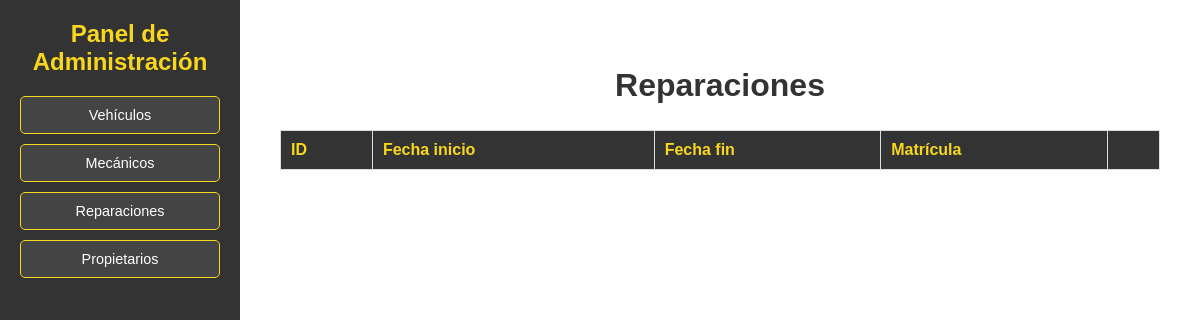
The page /ZonaDRS/listaReparaciones/ on the database as committed earlier.
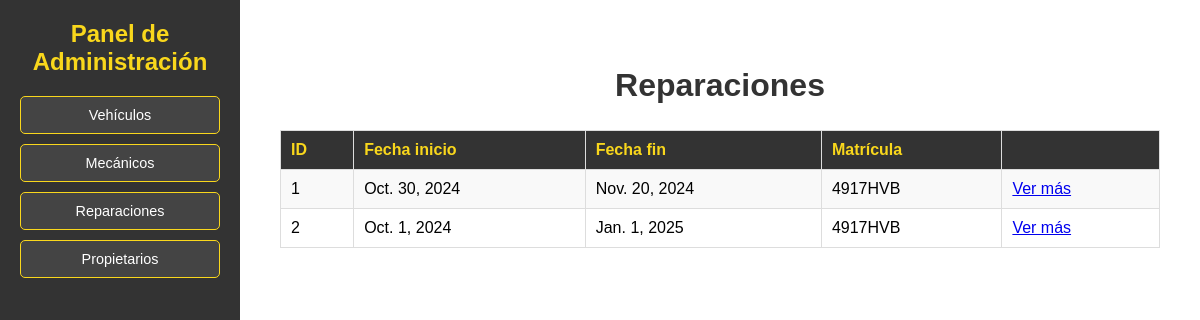
The same page on the database as committed later.
### Zona_DRS_APP/models.py (models this page shows, shortened)
class Reparacion(models.Model):
    id = models.AutoField(primary_key=True)
    fecha_inicio = models.DateField()
    fecha_fin = models.DateField()
    coste = models.FloatField()
    imagen_url = models.URLField()
    vehiculo = models.ForeignKey(Vehiculo, on_delete=models.CASCADE)
    mecanico = models.ManyToManyField(Mecanico, related_name='reparaciones')

class Vehiculo(models.Model):
    matricula = models.CharField(max_length=7, primary_key=True)
    tipo = models.CharField(
        max_length=10,
        choices=[
            ('Coche', 'Coche'),
            ('Moto', 'Moto'),
            ('Camión', 'Camión')
        ]
    )
    marca = models.CharField(max_length=255)
    modelo = models.CharField(max_length=255)
    color = models.CharField(max_length=255)
    fecha_fabricacion = models.DateField()
    propietario = models.ForeignKey(Propietario, on_delete=models.CASCADE)

### Zona_DRS_APP/views.py (the view)
# urls.py: path('listaReparaciones/', ListaReparacionesView.as_view(), name='listaReparaciones'),
class ListaReparacionesView(ListView):
    model = Reparacion
    template_name = 'listaReparaciones.html'
    context_object_name = 'reparaciones'
    queryset = Reparacion.objects.order_by('id')
    '''
    reparaciones = Reparacion.objects.order_by('id')
    return render(request, 'listaReparaciones.html', {'reparaciones': reparaciones})
    '''

### Zona_DRS_APP/templates/listaReparaciones.html
{% extends "base.html" %}
{% block contenido %}
    <div class="content">
        <h2>Reparaciones</h2>
        <table>
            <tr>
                <th>ID</th>
                <th>Fecha inicio</th>
                <th>Fecha fin</th>
                <th>Matrícula</th>
                <th></th>
            </tr>
            {% for reparacion in reparaciones %}
            <tr>
                <td>{{ reparacion.id }}</td>
                <td>{{ reparacion.fecha_inicio }}</td>
                <td>{{ reparacion.fecha_fin }}</td>
                <td>{{ reparacion.vehiculo.matricula }}</td>
                <td>
                    <a href="{% url 'detalleReparacion' reparacion.id %}">
                        Ver más
                    </a>
                </td>
            </tr>
            {% endfor %}
        </table>
    </div>
{% endblock %}

### Zona_DRS_APP/templates/base.html (shortened to what this page needs)
{% load static %}
<!DOCTYPE html>
<html lang="es">
<head>
    <link rel="stylesheet" href="{% static 'style/navbar.css' %}">
    <link rel="stylesheet" href="{% static 'style/propietarios.css' %}">
    <link rel="stylesheet" href="{% static 'style/vehiculos.css' %}">
    <link rel="stylesheet" href="{% static 'style/empleados.css' %}">
    <link rel="stylesheet" href="{% static 'style/reparaciones.css' %}">
    <link rel="stylesheet" href="{% static 'style/navbar.css' %}">
</head>
<body>
    <div class="sidebar">
        <h1>Panel de Administración</h1>
        <ul>
            <li><a href="{% url 'listaVehiculos' %}" class="menu-item">Vehículos</a></li>
            <li><a href="{% url 'listaMecanicos' %}" class="menu-item">Mecánicos</a></li>
            <li><a href="{% url 'listaReparaciones' %}" class="menu-item">Reparaciones</a></li>
            <li><a href="{% url 'listaPropietarios' %}" class="menu-item">Propietarios</a></li>
        </ul>
    </div>
    <div class="content">
        {% block contenido %} {% endblock %}
    </div>
<body/>
</html>

### Zona_DRS_APP/static/style/navbar.css (style rules this page uses)
body { margin: 0; font-family: Arial, sans-serif; display: flex; text-align: center; }
.sidebar { width: 20%; background-color: #333; color: #f9d71c; padding: 20px; height: 100vh; box-sizing: border-box; }
.sidebar h1 { margin: 0 0 20px; font-size: 2vw; }
.sidebar a { color: white; text-decoration: none; }
.sidebar ul { list-style: none; padding: 0; text-align: center; }
.sidebar ul li { padding: 10px; font-size: 1.2vw; cursor: pointer; border: 0.5px solid #f9d71c; background-color: #444; margin-bottom: 10px; border-radius: 5px; text-align: center; transition: background-color 0.3s ease; }

### Zona_DRS_APP/static/style/propietarios.css (style rules this page uses)
.content { flex-grow: 1; padding: 20px; }
.content table { width: 100%; border-collapse: collapse; margin-top: 20px; }
.content table, th, td { border: 1px solid #ddd; padding: 10px; text-align: left; }
.content th { background-color: #333; color: #f9d71c; }
.content tr:nth-child(even) { background-color: #f9f9f9; }

### Zona_DRS_APP/static/style/vehiculos.css (style rules this page uses)
body { margin: 0; font-family: Arial, sans-serif; display: flex; }
.content { flex-grow: 1; padding: 20px; }
table { width: 100%; border-collapse: collapse; margin-bottom: 20px; }
table, th, td { border: 1px solid #ddd; padding: 10px; text-align: left; }
th { background-color: #333; color: #f9d71c; }

### Zona_DRS_APP/static/style/empleados.css (style rules this page uses)
body { font-family: Arial, sans-serif; margin: 0; padding: 0; display: flex; }
.content { flex-grow: 1; padding: 20px; }
h2 { color: #333; font-size: 2em; }

### Zona_DRS_APP/static/style/reparaciones.css (style rules this page uses)
body { font-family: Arial, sans-serif; margin: 0; padding: 0; display: flex; }
.content { flex-grow: 1; padding: 20px; }
table { width: 100%; border-collapse: collapse; margin-top: 20px; }
table, th, td { border: 1px solid #ddd; padding: 10px; text-align: left; }
th { background-color: #333; color: #f9d71c; }
tr:nth-child(even) { background-color: #f9f9f9; }

Rows that differ between the two databases and show on the page:
added Reparacion: id "1", fecha_inicio "Oct. 30, 2024", fecha_fin "Nov. 20, 2024", vehiculo.matricula "4917HVB"
added Reparacion: id "2", fecha_inicio "Oct. 1, 2024", fecha_fin "Jan. 1, 2025", vehiculo.matricula "4917HVB"
